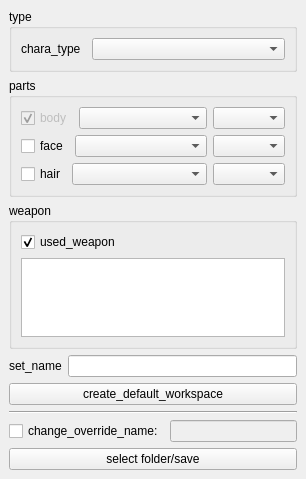
<?xml version="1.0" encoding="UTF-8"?>
<ui version="4.0">
 <class>MainWindow</class>
 <widget class="QMainWindow" name="MainWindow">
  <property name="geometry">
   <rect>
    <x>0</x>
    <y>0</y>
    <width>306</width>
    <height>479</height>
   </rect>
  </property>
  <property name="windowTitle">
   <string>MainWindow</string>
  </property>
  <widget class="QWidget" name="centralwidget">
   <layout class="QVBoxLayout" name="verticalLayout" stretch="0,0,0,0,0,0,1,0">
    <item>
     <widget class="QGroupBox" name="groupBox">
      <property name="title">
       <string>type</string>
      </property>
      <layout class="QVBoxLayout" name="verticalLayout_2">
       <item>
        <layout class="QHBoxLayout" name="horizontalLayout_3" stretch="1,3">
         <item>
          <widget class="QLabel" name="label_3">
           <property name="text">
            <string>chara_type</string>
           </property>
          </widget>
         </item>
         <item>
          <widget class="QComboBox" name="chr_type_cmbbox"/>
         </item>
        </layout>
       </item>
      </layout>
     </widget>
    </item>
    <item>
     <widget class="QGroupBox" name="groupBox_2">
      <property name="title">
       <string>parts</string>
      </property>
      <layout class="QVBoxLayout" name="verticalLayout_3">
       <item>
        <layout class="QHBoxLayout" name="horizontalLayout_4" stretch="1,3,0">
         <item>
          <widget class="QCheckBox" name="body_cbox">
           <property name="enabled">
            <bool>false</bool>
           </property>
           <property name="text">
            <string>body</string>
           </property>
           <property name="checkable">
            <bool>true</bool>
           </property>
           <property name="checked">
            <bool>true</bool>
           </property>
          </widget>
         </item>
         <item>
          <widget class="QComboBox" name="body_cmbbox"/>
         </item>
         <item>
          <widget class="QComboBox" name="body_version_cmbbox"/>
         </item>
        </layout>
       </item>
       <item>
        <layout class="QHBoxLayout" name="horizontalLayout_5" stretch="1,3,0">
         <item>
          <widget class="QCheckBox" name="face_cbox">
           <property name="text">
            <string>face</string>
           </property>
          </widget>
         </item>
         <item>
          <widget class="QComboBox" name="face_cmbbox"/>
         </item>
         <item>
          <widget class="QComboBox" name="face_version_cmbbox"/>
         </item>
        </layout>
       </item>
       <item>
        <layout class="QHBoxLayout" name="horizontalLayout_6" stretch="1,3,0">
         <item>
          <widget class="QCheckBox" name="hair_cbox">
           <property name="text">
            <string>hair</string>
           </property>
          </widget>
         </item>
         <item>
          <widget class="QComboBox" name="hair_cmbbox"/>
         </item>
         <item>
          <widget class="QComboBox" name="hair_version_cmbbox"/>
         </item>
        </layout>
       </item>
      </layout>
     </widget>
    </item>
    <item>
     <widget class="QGroupBox" name="groupBox_3">
      <property name="title">
       <string>weapon</string>
      </property>
      <layout class="QVBoxLayout" name="verticalLayout_4">
       <item>
        <widget class="QCheckBox" name="used_weapon_cbox">
         <property name="text">
          <string>used_weapon</string>
         </property>
         <property name="checked">
          <bool>true</bool>
         </property>
         <property name="tristate">
          <bool>false</bool>
         </property>
        </widget>
       </item>
       <item>
        <widget class="QListWidget" name="weapon_lwidget"/>
       </item>
      </layout>
     </widget>
    </item>
    <item>
     <layout class="QHBoxLayout" name="horizontalLayout_8">
      <item>
       <widget class="QLabel" name="label">
        <property name="text">
         <string>set_name</string>
        </property>
       </widget>
      </item>
      <item>
       <widget class="QLineEdit" name="set_name_txt"/>
      </item>
     </layout>
    </item>
    <item>
     <layout class="QHBoxLayout" name="horizontalLayout">
      <item>
       <widget class="QPushButton" name="create_button">
        <property name="text">
         <string>create_default_workspace</string>
        </property>
       </widget>
      </item>
     </layout>
    </item>
    <item>
     <widget class="Line" name="line">
      <property name="orientation">
       <enum>Qt::Horizontal</enum>
      </property>
     </widget>
    </item>
    <item>
     <layout class="QHBoxLayout" name="horizontalLayout_2">
      <item>
       <widget class="QCheckBox" name="override_name_cbox">
        <property name="text">
         <string>change_override_name:</string>
        </property>
       </widget>
      </item>
      <item>
       <widget class="QLineEdit" name="override_name_txt">
        <property name="enabled">
         <bool>false</bool>
        </property>
       </widget>
      </item>
     </layout>
    </item>
    <item>
     <widget class="QPushButton" name="select_folder_export_btn">
      <property name="text">
       <string>select folder/save</string>
      </property>
     </widget>
    </item>
   </layout>
  </widget>
 </widget>
 <resources/>
 <connections/>
</ui>
